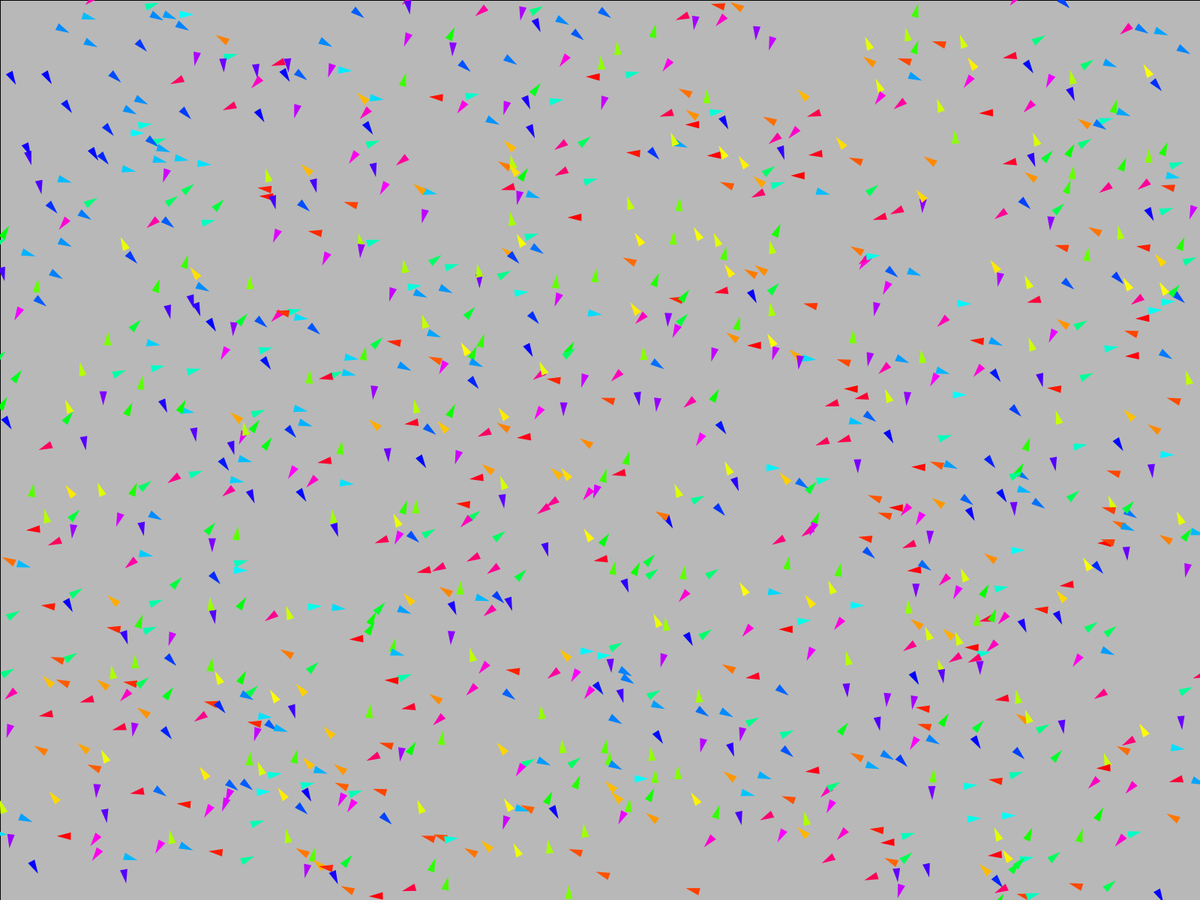
Frame 1 (no input)
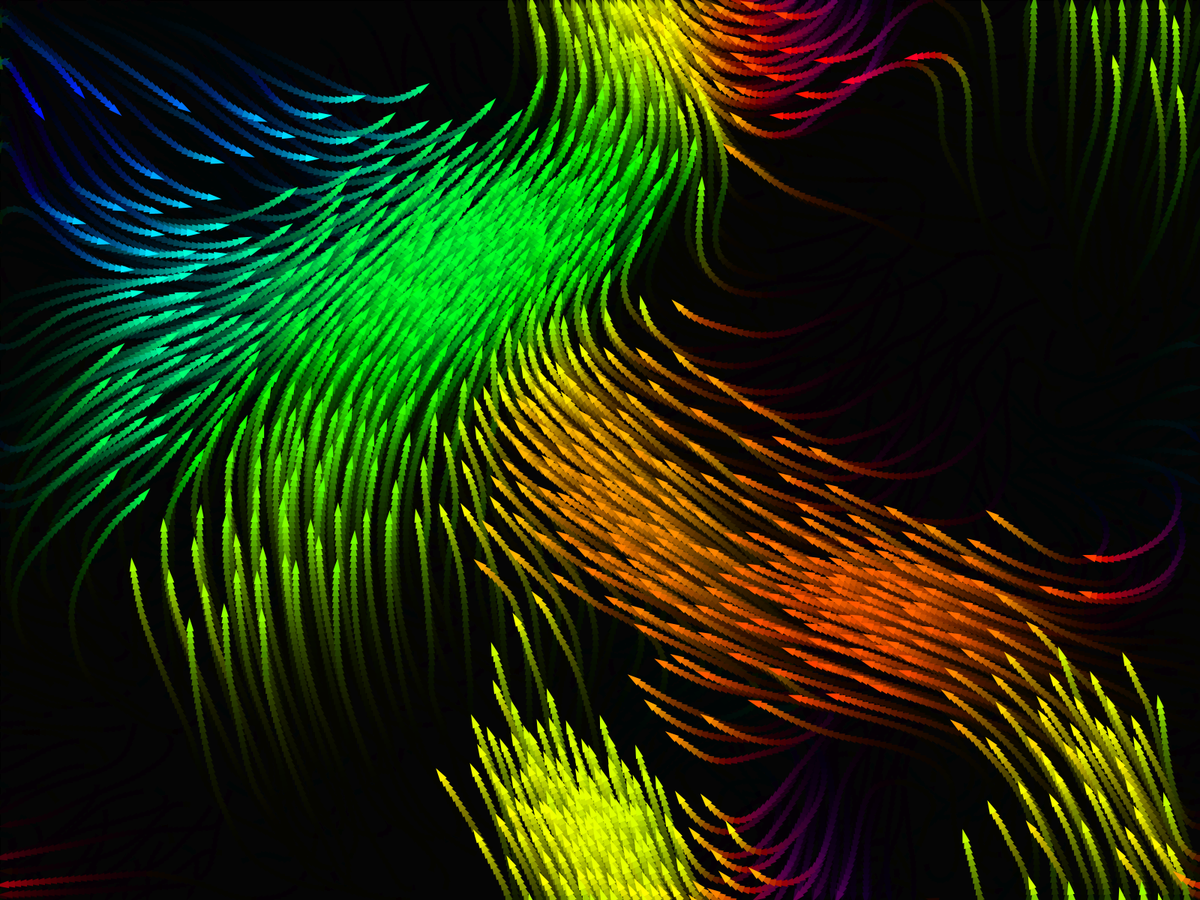
Frame 60 (the mouse pressed at the canvas centre just before this capture)
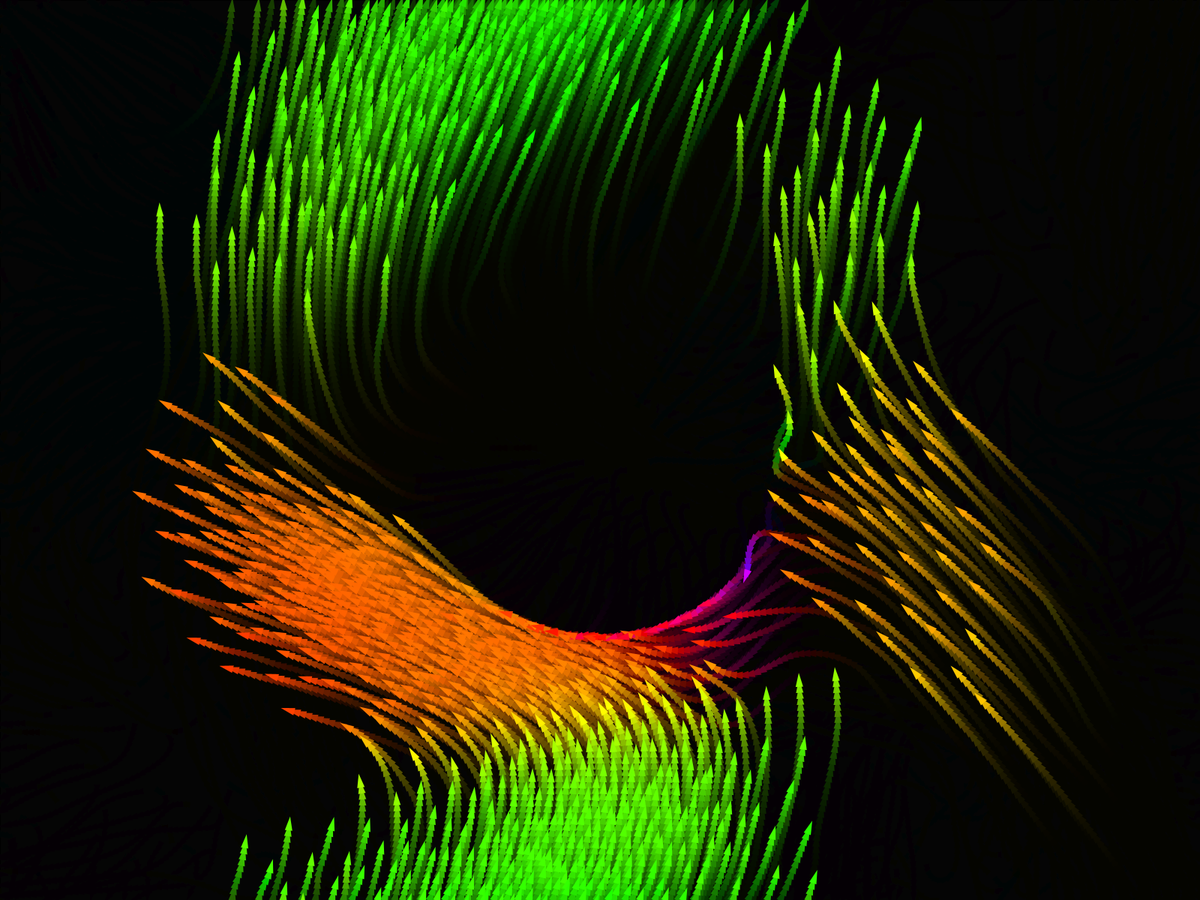
Frame 120 (the mouse held since frame 60 and released just before this capture)

The Processing sketch that drew these frames (run headless with seeded random() and noise(); from frame 60 on, the mouse is pressed at the canvas centre):

// Processing sketch: Flocking2D
// ── Flocking2D.pde
float perceptR = 2.5;
float seperateR = 1;
float collisionR = 5;
float scale = 50;

ArrayList<Boid> boids = new ArrayList<Boid>();

void setup(){
  fullScreen();
  //size(2000, 1000);
  colorMode(HSB, 360, 100, 100, 100);
  for(int i = 0; i < 1000; i++){
    boids.add(new Boid());
  }
}

void draw(){
  //background(0);
  fill(0, 10);
  rect(0, 0, width, height);
  fill(360);
  noStroke();
  for(Boid boid : boids){
    boid.update(boids);
    boid.show();
  }
  //show info
  //PVector tp = new PVector(width-200, height/2);
  //fill(360, 50);ellipse(tp.x, tp.y, collisionR*scale*2, collisionR*scale*2);
  //fill(360, 50);ellipse(tp.x, tp.y, perceptR*scale*2, perceptR*scale*2);
  //fill(0, 100, 100, 50);ellipse(tp.x, tp.y, seperateR*scale*2, seperateR*scale*2);
  //fill(360);triangle(tp, 0, 50);
}
// ── Boid.pde
class Boid {

  PVector pos, vel, accel = new PVector();
  float minSpeed = 5;
  float maxSpeed = 8;
  float seperateWeight = 2.5;
  float alignWeight = 1;
  float cohesionWeight = 1;
  float collisionWeight = 10;
  float maxSteerForce = 20;
  float deltaTime = 0.02;

  Boid() {
    pos = new PVector(random(width/scale), random(height/scale));
    vel = new PVector(random(-1, 1), random(-1, 1));
  }

  void update(ArrayList<Boid> boids) {
    accel.add(seperation(boids).mult(seperateWeight));
    accel.add(align(boids).mult(alignWeight));
    accel.add(cohesion(boids).mult(cohesionWeight));
    accel.add(collision().mult(collisionWeight));//-------------will fix
    accel.mult(maxSteerForce);
    //accel.setMag(constrain(accel.mag(), 0, maxSteerForce));
    vel.add(accel.mult(deltaTime));
    vel.setMag(constrain(vel.mag(), minSpeed, maxSpeed));
    pos.add(PVector.mult(vel, deltaTime));
    accel = new PVector();
    edges();
  }

  PVector seperation(ArrayList<Boid> boids) {
    PVector tAccel = new PVector();
    int count = 0;
    for (Boid boid : boids) {
      float sqrD = (pos.x - boid.pos.x)*(pos.x - boid.pos.x) + (pos.y - boid.pos.y)*(pos.y - boid.pos.y);
      if (boid != this && sqrD < seperateR*seperateR) {
        PVector offset = PVector.sub(pos, boid.pos);
        offset.div(sqrD);
        tAccel.add(offset);
        count++;
      }
    }
    if(count > 0){
      tAccel.div(count);
    }
    return tAccel;
  }

  PVector align(ArrayList<Boid> boids) {
    PVector tAccel = new PVector();
    int count = 0;
    for (Boid boid : boids) {
      float d = PVector.dist(pos, boid.pos);
      if (boid != this && d < perceptR) {
        tAccel.add(boid.vel);
        count++;
      }
    }
    if(count > 0){
      tAccel.div(count);
    }
    return tAccel;
  }

  PVector cohesion(ArrayList<Boid> boids) {
    PVector centre = new PVector();//centre of flockmates
    int count = 0;
    PVector offset = new PVector();
    for (Boid boid : boids) {
      float d = PVector.dist(pos, boid.pos);
      if (boid != this && d < perceptR) {
        centre.add(boid.pos);
        count++;
      }
    }
    if (count != 0) {
      centre.div(count);
      offset = PVector.sub(centre, pos);
    }
    return offset;
  }

  PVector collision() {
    PVector p = new PVector(mouseX/scale, mouseY/scale);
    float d = PVector.dist(pos, p);
    if (d < collisionR) {
      return PVector.sub(pos, p).normalize();
    }
    return new PVector();
  }

  void edges() {
    if (pos.x > width/scale) pos.x = 0;
    if (pos.x < 0) pos.x = width/scale;
    if (pos.y > height/scale) pos.y = 0;
    if (pos.y < 0) pos.y = height/scale;
  }

  void show() {
    fill((vel.heading()+PI)/TWO_PI*360, 100, 100);
    triangle(PVector.mult(pos, scale), vel.heading()+HALF_PI, 20);
  }
}
// ── Extend.pde
void triangle(PVector p, float d, float size){
  pushMatrix();
  translate(p);
  rotate(d);
  triangle(-size/4, size/4*sqrt(3), size/4, size/4*sqrt(3), 0, -size/2);
  popMatrix();
}

void translate(PVector p){
  translate(p.x, p.y);
}
